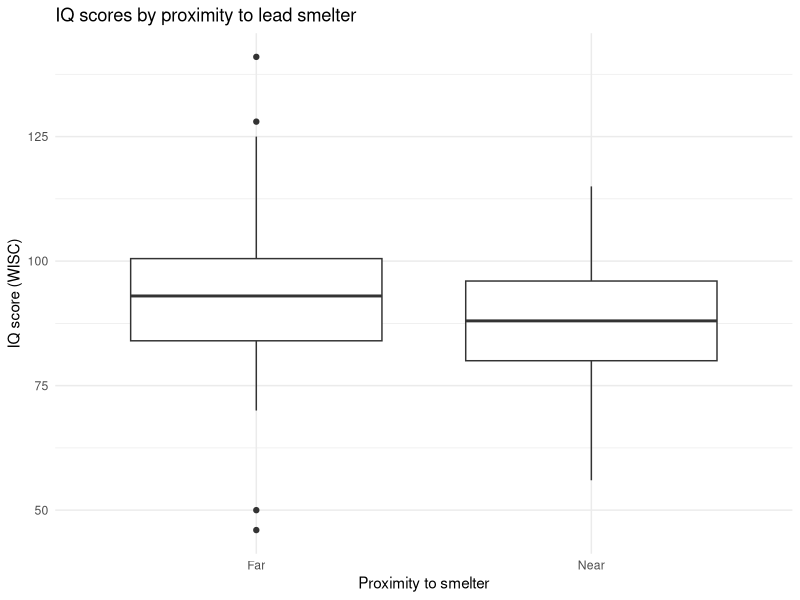

Here is the R script that generated this plot:
## ---- chunk 1
knitr::opts_chunk$set(
echo = TRUE,
message = FALSE,
warning = FALSE
)

library(tidyverse)
library(knitr)

## ---- chunk 2

lead_raw <- read_csv("../DataRaw/lead-iq-01.csv")

# Basic counts used for in-line text

n_total   <- nrow(lead_raw)
n_near    <- sum(lead_raw$Smelter == "Near")
n_far     <- sum(lead_raw$Smelter == "Far")

overall_mean_IQ <- mean(lead_raw$IQ)

## ---- chunk 3
# Recode the incorrect IQ value of 999 to 99
lead <- lead_raw %>%
  mutate(
    IQ = if_else(IQ == 999, 99L, IQ)
  )

# Recompute counts and means based on the cleaned data
n_total   <- nrow(lead)
n_near    <- sum(lead$Smelter == "Near")
n_far     <- sum(lead$Smelter == "Far")

overall_mean_IQ <- mean(lead$IQ)

## ---- chunk 4
summary_by_smelter <- lead %>%
group_by(Smelter) %>%
summarise(
n       = n(),
mean_IQ = mean(IQ),
sd_IQ   = sd(IQ),
min_IQ  = min(IQ),
max_IQ  = max(IQ),
.groups = "drop"
)


kable(
summary_by_smelter,
digits = 1,
caption = "Descriptive statistics for IQ scores by distance from the smelter."
)

## ---- chunk 5
ggplot(lead, aes(x = Smelter, y = IQ)) +
geom_boxplot() +
labs(
title = "IQ scores by proximity to lead smelter",
x = "Proximity to smelter",
y = "IQ score (WISC)"
) +
theme_minimal()

## ---- chunk 6
#write_csv(lead, "../DataProcessed/lead-iq-01-clean.csv")
